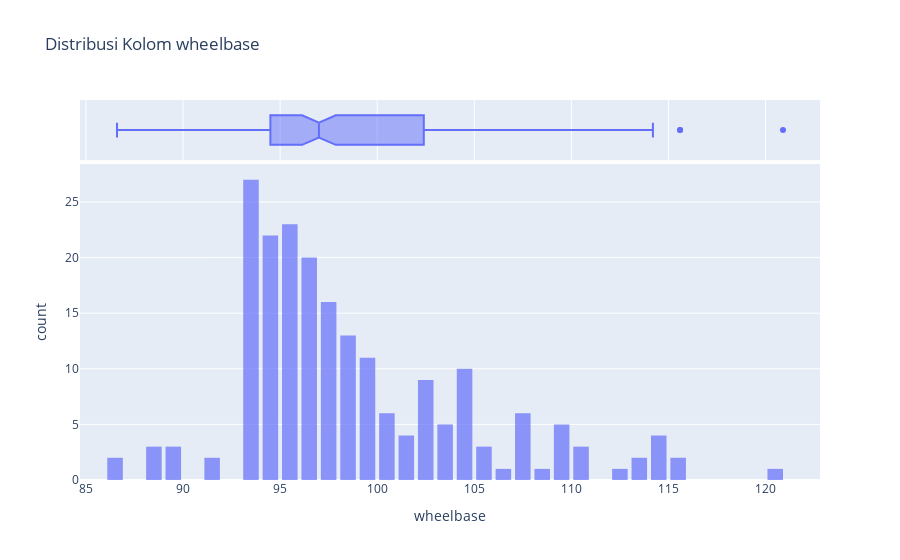
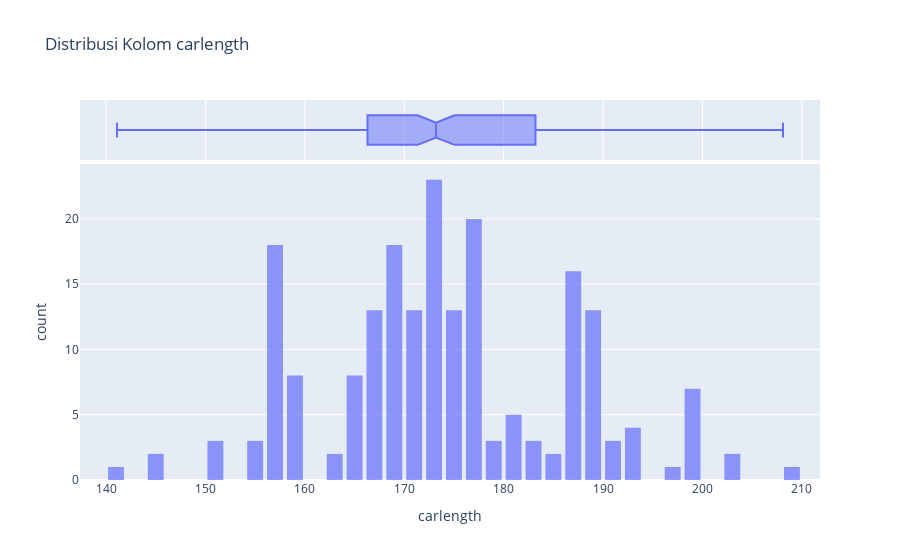
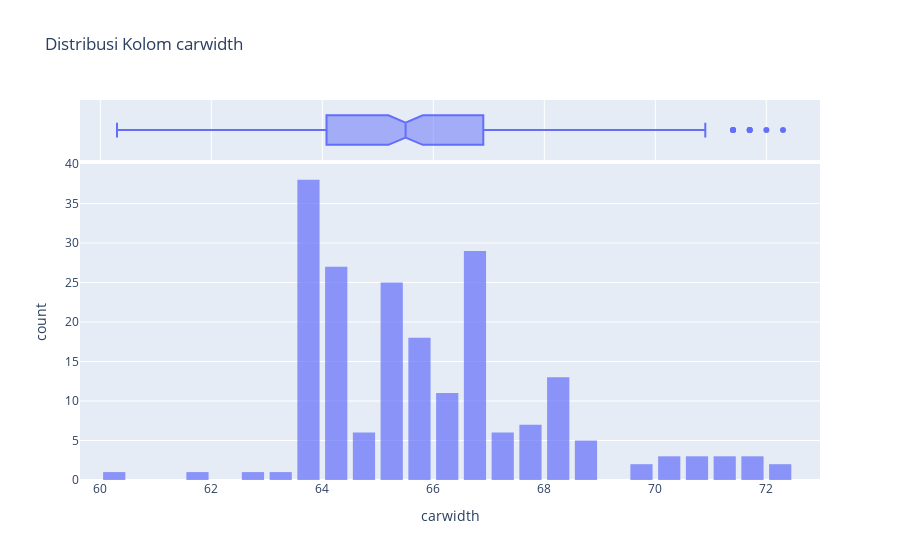
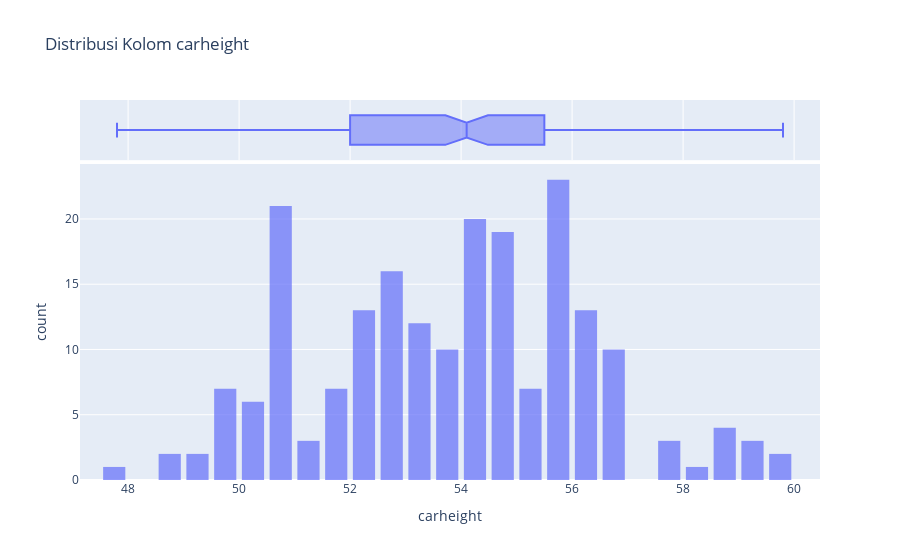

Here is the notebook cell these charts were saved with, in order:
### Markdown cell above
### Distribusi Fitur Numerik

Pentingnya Melakukan Tes Distribusi Normal dan Alasan Menggunakan Shapiro-Wilk Test
- **Memahami Sifat Data:**
Tes distribusi normal dilakukan untuk mengetahui apakah data mengikuti pola distribusi normal (Gaussian). Hal ini penting karena banyak teknik statistik dan model prediktif mengasumsikan data atau residual yang berdistribusi normal.

- **Memastikan Asumsi Statistik Terpenuhi:**
Beberapa metode statistik, seperti uji parametrik dan analisis regresi, mensyaratkan data berdistribusi normal agar hasilnya valid. Jika asumsi ini tidak terpenuhi, hasil analisis bisa menjadi kurang akurat atau menyesatkan.

- **Menentukan Pendekatan Pemodelan yang Tepat:**
Dengan mengetahui bagaimana distribusi data, kita bisa memutuskan apakah data perlu diubah (misalnya dengan transformasi logaritma) agar mendekati normalitas, atau memilih metode yang tidak terlalu bergantung pada asumsi distribusi normal.

**Keunggulan Shapiro-Wilk Test:**

**Tingkat Sensitivitas Tinggi:** Tes ini sangat efektif mendeteksi apakah data menyimpang dari distribusi normal, terutama untuk ukuran sampel kecil hingga sedang.

**Mudah Digunakan:** Shapiro-Wilk mudah diterapkan menggunakan berbagai perangkat lunak statistik seperti SciPy, serta memberikan nilai p yang membantu menentukan apakah data mengikuti distribusi normal (nilai p < 0,05 biasanya menunjukkan penyimpangan dari distribusi normal).

Melaksanakan tes distribusi normal membantu memastikan bahwa asumsi dasar terpenuhi, sehingga analisis atau model yang dikembangkan menjadi lebih tepat dan dapat diandalkan.

### Code cell
import plotly.express as px
from scipy.stats import shapiro
import warnings
warnings.simplefilter("ignore")

numeric_columns = ['wheelbase', 'enginesize', 'horsepower', 'peakrpm', 'citympg', 'highwaympg', 'price']


for col in numeric_cols:
    print("="*60)
    print(f"Analisis Kolom: {col}")
    
    # 1. Histogram + KDE menggunakan Plotly
    fig = px.histogram(data, x=col, nbins=50, marginal="box", title=f'Distribusi Kolom {col}', opacity=0.7)
    fig.update_layout(bargap=0.2)
    fig.show()
    
    # 2. Shapiro-Wilk Test
    # Pastikan kolom tidak mengandung NaN sebelum dijalankan
    data_non_null = data[col].dropna()
    stat, p_val = shapiro(data_non_null)
    
    print(f"Shapiro-Wilk Test untuk kolom {col}:")
    print(f"  Statistik = {stat:.4f}, p-value = {p_val:.4f}")
    if p_val < 0.05:
        print("  => Data kemungkinan TIDAK terdistribusi normal (Reject H0).")
    else:
        print("  => Data berpotensi terdistribusi normal (Fail to reject H0).")
    print("="*60)
    print("\n")

### Figure 1 — Plotly figure (JSON) as saved in the notebook; plotly's stock layout.template omitted (floating-point values rounded to 4 significant figures; data arrays with more than 128 entries replaced by an {"elided": "..."} marker saying what was removed)
{"data": [{"alignmentgroup": "True", "bingroup": "x", "hovertemplate": "wheelbase=%{x}<br>count=%{y}<extra></extra>", "legendgroup": "", "marker": {"color": "#636efa", "opacity": 0.7, "pattern": {"shape": ""}}, "name": "", "nbinsx": 50, "offsetgroup": "", "orientation": "v", "showlegend": false, "type": "histogram", "x": {"elided": "205 float values"}, "xaxis": "x", "yaxis": "y"}, {"alignmentgroup": "True", "hovertemplate": "wheelbase=%{x}<extra></extra>", "legendgroup": "", "marker": {"color": "#636efa"}, "name": "", "notched": true, "offsetgroup": "", "showlegend": false, "type": "box", "x": {"elided": "205 float values"}, "xaxis": "x2", "yaxis": "y2"}], "layout": {"bargap": 0.2, "barmode": "relative", "legend": {"tracegroupgap": 0}, "title": {"text": "Distribusi Kolom wheelbase"}, "xaxis": {"anchor": "y", "domain": [0, 1], "title": {"text": "wheelbase"}}, "xaxis2": {"anchor": "y2", "domain": [0, 1], "matches": "x", "showgrid": true, "showticklabels": false}, "yaxis": {"anchor": "x", "domain": [0, 0.8316], "title": {"text": "count"}}, "yaxis2": {"anchor": "x2", "domain": [0.8416, 1], "matches": "y2", "showgrid": false, "showline": false, "showticklabels": false, "ticks": ""}}}

### Figure 2 — Plotly figure (JSON) as saved in the notebook; plotly's stock layout.template omitted (floating-point values rounded to 4 significant figures; data arrays with more than 128 entries replaced by an {"elided": "..."} marker saying what was removed)
{"data": [{"alignmentgroup": "True", "bingroup": "x", "hovertemplate": "carlength=%{x}<br>count=%{y}<extra></extra>", "legendgroup": "", "marker": {"color": "#636efa", "opacity": 0.7, "pattern": {"shape": ""}}, "name": "", "nbinsx": 50, "offsetgroup": "", "orientation": "v", "showlegend": false, "type": "histogram", "x": {"elided": "205 float values"}, "xaxis": "x", "yaxis": "y"}, {"alignmentgroup": "True", "hovertemplate": "carlength=%{x}<extra></extra>", "legendgroup": "", "marker": {"color": "#636efa"}, "name": "", "notched": true, "offsetgroup": "", "showlegend": false, "type": "box", "x": {"elided": "205 float values"}, "xaxis": "x2", "yaxis": "y2"}], "layout": {"bargap": 0.2, "barmode": "relative", "legend": {"tracegroupgap": 0}, "title": {"text": "Distribusi Kolom carlength"}, "xaxis": {"anchor": "y", "domain": [0, 1], "title": {"text": "carlength"}}, "xaxis2": {"anchor": "y2", "domain": [0, 1], "matches": "x", "showgrid": true, "showticklabels": false}, "yaxis": {"anchor": "x", "domain": [0, 0.8316], "title": {"text": "count"}}, "yaxis2": {"anchor": "x2", "domain": [0.8416, 1], "matches": "y2", "showgrid": false, "showline": false, "showticklabels": false, "ticks": ""}}}

### Figure 3 — Plotly figure (JSON) as saved in the notebook; plotly's stock layout.template omitted (floating-point values rounded to 4 significant figures; data arrays with more than 128 entries replaced by an {"elided": "..."} marker saying what was removed)
{"data": [{"alignmentgroup": "True", "bingroup": "x", "hovertemplate": "carwidth=%{x}<br>count=%{y}<extra></extra>", "legendgroup": "", "marker": {"color": "#636efa", "opacity": 0.7, "pattern": {"shape": ""}}, "name": "", "nbinsx": 50, "offsetgroup": "", "orientation": "v", "showlegend": false, "type": "histogram", "x": {"elided": "205 float values"}, "xaxis": "x", "yaxis": "y"}, {"alignmentgroup": "True", "hovertemplate": "carwidth=%{x}<extra></extra>", "legendgroup": "", "marker": {"color": "#636efa"}, "name": "", "notched": true, "offsetgroup": "", "showlegend": false, "type": "box", "x": {"elided": "205 float values"}, "xaxis": "x2", "yaxis": "y2"}], "layout": {"bargap": 0.2, "barmode": "relative", "legend": {"tracegroupgap": 0}, "title": {"text": "Distribusi Kolom carwidth"}, "xaxis": {"anchor": "y", "domain": [0, 1], "title": {"text": "carwidth"}}, "xaxis2": {"anchor": "y2", "domain": [0, 1], "matches": "x", "showgrid": true, "showticklabels": false}, "yaxis": {"anchor": "x", "domain": [0, 0.8316], "title": {"text": "count"}}, "yaxis2": {"anchor": "x2", "domain": [0.8416, 1], "matches": "y2", "showgrid": false, "showline": false, "showticklabels": false, "ticks": ""}}}

### Figure 4 — Plotly figure (JSON) as saved in the notebook; plotly's stock layout.template omitted (floating-point values rounded to 4 significant figures; data arrays with more than 128 entries replaced by an {"elided": "..."} marker saying what was removed)
{"data": [{"alignmentgroup": "True", "bingroup": "x", "hovertemplate": "carheight=%{x}<br>count=%{y}<extra></extra>", "legendgroup": "", "marker": {"color": "#636efa", "opacity": 0.7, "pattern": {"shape": ""}}, "name": "", "nbinsx": 50, "offsetgroup": "", "orientation": "v", "showlegend": false, "type": "histogram", "x": {"elided": "205 float values"}, "xaxis": "x", "yaxis": "y"}, {"alignmentgroup": "True", "hovertemplate": "carheight=%{x}<extra></extra>", "legendgroup": "", "marker": {"color": "#636efa"}, "name": "", "notched": true, "offsetgroup": "", "showlegend": false, "type": "box", "x": {"elided": "205 float values"}, "xaxis": "x2", "yaxis": "y2"}], "layout": {"bargap": 0.2, "barmode": "relative", "legend": {"tracegroupgap": 0}, "title": {"text": "Distribusi Kolom carheight"}, "xaxis": {"anchor": "y", "domain": [0, 1], "title": {"text": "carheight"}}, "xaxis2": {"anchor": "y2", "domain": [0, 1], "matches": "x", "showgrid": true, "showticklabels": false}, "yaxis": {"anchor": "x", "domain": [0, 0.8316], "title": {"text": "count"}}, "yaxis2": {"anchor": "x2", "domain": [0.8416, 1], "matches": "y2", "showgrid": false, "showline": false, "showticklabels": false, "ticks": ""}}}
